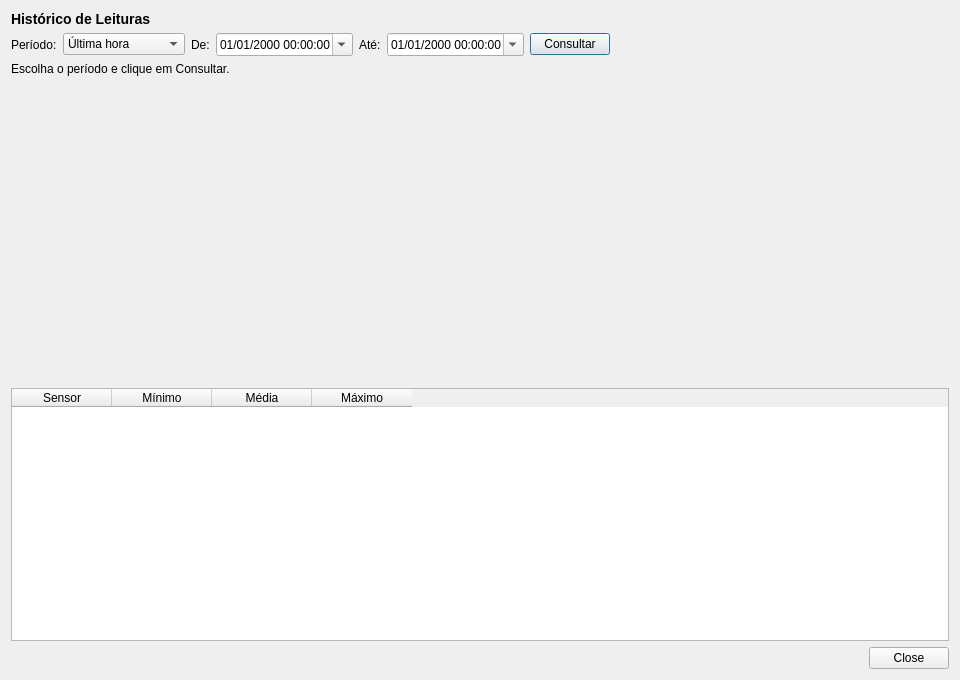
<?xml version="1.0" encoding="UTF-8"?>
<ui version="4.0">
 <class>HistoricoLeiturasDialog</class>
 <widget class="QDialog" name="HistoricoLeiturasDialog">
  <property name="geometry">
   <rect>
    <x>0</x>
    <y>0</y>
    <width>960</width>
    <height>680</height>
   </rect>
  </property>
  <property name="windowTitle">
   <string>Histórico de Leituras</string>
  </property>
  <property name="modal">
   <bool>true</bool>
  </property>
  <layout class="QVBoxLayout" name="layout_principal">

   <item>
    <widget class="QLabel" name="lbl_titulo">
     <property name="text">
      <string>Histórico de Leituras</string>
     </property>
     <property name="styleSheet">
      <string notr="true">font-weight: bold; font-size: 14px;</string>
     </property>
    </widget>
   </item>

   <item>
    <layout class="QHBoxLayout" name="layout_filtro_periodo">
     <item>
      <widget class="QLabel" name="lbl_periodo">
       <property name="text">
        <string>Período:</string>
       </property>
      </widget>
     </item>
     <item>
      <widget class="QComboBox" name="combo_periodo">
       <item>
        <property name="text">
         <string>Última hora</string>
        </property>
       </item>
       <item>
        <property name="text">
         <string>Últimas 6 horas</string>
        </property>
       </item>
       <item>
        <property name="text">
         <string>Últimas 24 horas</string>
        </property>
       </item>
       <item>
        <property name="text">
         <string>Últimos 7 dias</string>
        </property>
       </item>
       <item>
        <property name="text">
         <string>Personalizado</string>
        </property>
       </item>
      </widget>
     </item>
     <item>
      <widget class="QLabel" name="lbl_inicio">
       <property name="text">
        <string>De:</string>
       </property>
      </widget>
     </item>
     <item>
      <widget class="QDateTimeEdit" name="dt_inicio">
       <property name="calendarPopup">
        <bool>true</bool>
       </property>
       <property name="displayFormat">
        <string>dd/MM/yyyy HH:mm:ss</string>
       </property>
      </widget>
     </item>
     <item>
      <widget class="QLabel" name="lbl_fim">
       <property name="text">
        <string>Até:</string>
       </property>
      </widget>
     </item>
     <item>
      <widget class="QDateTimeEdit" name="dt_fim">
       <property name="calendarPopup">
        <bool>true</bool>
       </property>
       <property name="displayFormat">
        <string>dd/MM/yyyy HH:mm:ss</string>
       </property>
      </widget>
     </item>
     <item>
      <widget class="QPushButton" name="btn_consultar">
       <property name="text">
        <string>Consultar</string>
       </property>
      </widget>
     </item>
     <item>
      <spacer name="spacer_filtro_periodo">
       <property name="orientation">
        <enum>Qt::Horizontal</enum>
       </property>
       <property name="sizeHint" stdset="0">
        <size>
         <width>40</width>
         <height>20</height>
        </size>
       </property>
      </spacer>
     </item>
    </layout>
   </item>

   <item>
    <widget class="QLabel" name="lbl_estado">
     <property name="text">
      <string>Escolha o período e clique em Consultar.</string>
     </property>
     <property name="wordWrap">
      <bool>true</bool>
     </property>
    </widget>
   </item>

   <item>
    <widget class="QWidget" name="chart_historico" native="true">
     <property name="minimumSize">
      <size>
       <width>0</width>
       <height>300</height>
      </size>
     </property>
    </widget>
   </item>

   <item>
    <widget class="QTableWidget" name="table_resumo">
     <property name="alternatingRowColors">
      <bool>true</bool>
     </property>
     <property name="columnCount">
      <number>4</number>
     </property>
     <property name="editTriggers">
      <set>QAbstractItemView::NoEditTriggers</set>
     </property>
     <property name="selectionBehavior">
      <enum>QAbstractItemView::SelectRows</enum>
     </property>
     <column>
      <property name="text">
       <string>Sensor</string>
      </property>
     </column>
     <column>
      <property name="text">
       <string>Mínimo</string>
      </property>
     </column>
     <column>
      <property name="text">
       <string>Média</string>
      </property>
     </column>
     <column>
      <property name="text">
       <string>Máximo</string>
      </property>
     </column>
    </widget>
   </item>

   <item>
    <widget class="QDialogButtonBox" name="buttonBox">
     <property name="orientation">
      <enum>Qt::Horizontal</enum>
     </property>
     <property name="standardButtons">
      <set>QDialogButtonBox::Close</set>
     </property>
    </widget>
   </item>

  </layout>
 </widget>
 <resources/>
 <connections/>
</ui>
